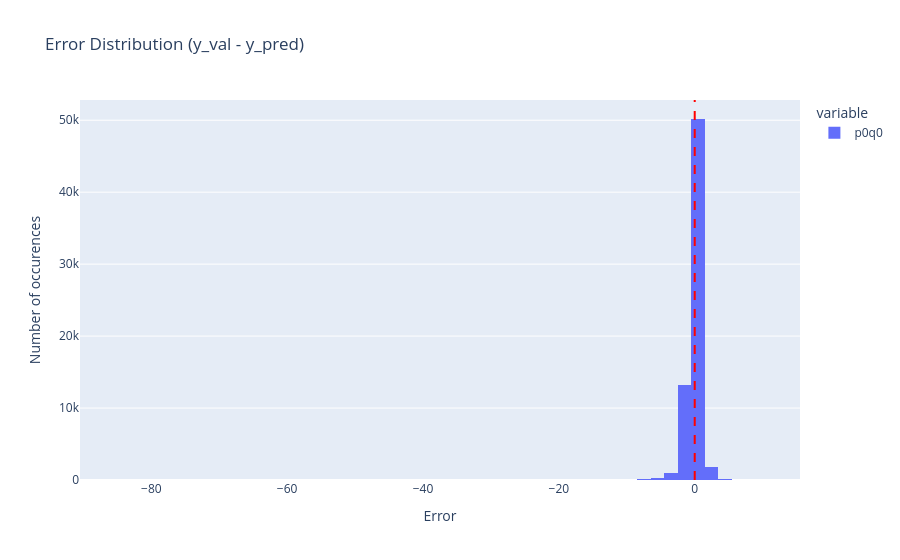
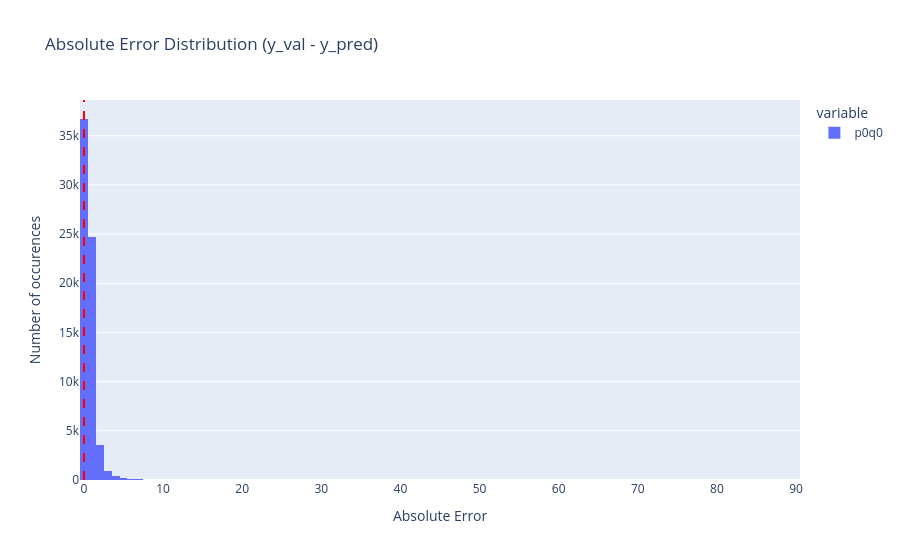

The cell these charts' notebook holds for them, in order:
### Markdown cell above
### Error plots

### Code cell
## Print the distribution of the error ##

errors = y_val - y_pred
fig = px.histogram(errors, nbins=100, title="Error Distribution (y_val - y_pred)")
fig.add_vline(x=0, line_dash="dash", line_color="red")
fig.update_layout(xaxis_title="Error", yaxis_title="Number of occurences")
fig.show()

## Print the distribution of the error in absolute value ##

abs_errors = np.abs(y_val - y_pred)
fig = px.histogram(abs_errors, nbins=100, title="Absolute Error Distribution (y_val - y_pred)")
fig.add_vline(x=0, line_dash="dash", line_color="red")
fig.update_layout(xaxis_title="Absolute Error", yaxis_title="Number of occurences")
fig.show()

### Figure 1 — Plotly figure (JSON) as saved in the notebook; plotly's stock layout.template omitted (floating-point values rounded to 4 significant figures; data arrays with more than 128 entries replaced by an {"elided": "..."} marker saying what was removed)
{"data": [{"bingroup": "x", "hovertemplate": "variable=p0q0<br>value=%{x}<br>count=%{y}<extra></extra>", "legendgroup": "p0q0", "marker": {"color": "#636efa", "pattern": {"shape": ""}}, "name": "p0q0", "nbinsx": 100, "orientation": "v", "showlegend": true, "type": "histogram", "x": {"elided": "66727 float values"}, "xaxis": "x", "yaxis": "y"}], "layout": {"barmode": "relative", "legend": {"title": {"text": "variable"}, "tracegroupgap": 0}, "shapes": [{"line": {"color": "red", "dash": "dash"}, "type": "line", "x0": 0, "x1": 0, "xref": "x", "y0": 0, "y1": 1, "yref": "y domain"}], "title": {"text": "Error Distribution (y_val - y_pred)"}, "xaxis": {"anchor": "y", "domain": [0, 1], "title": {"text": "Error"}}, "yaxis": {"anchor": "x", "domain": [0, 1], "title": {"text": "Number of occurences"}}}}

### Figure 2 — Plotly figure (JSON) as saved in the notebook; plotly's stock layout.template omitted (floating-point values rounded to 4 significant figures; data arrays with more than 128 entries replaced by an {"elided": "..."} marker saying what was removed)
{"data": [{"bingroup": "x", "hovertemplate": "variable=p0q0<br>value=%{x}<br>count=%{y}<extra></extra>", "legendgroup": "p0q0", "marker": {"color": "#636efa", "pattern": {"shape": ""}}, "name": "p0q0", "nbinsx": 100, "orientation": "v", "showlegend": true, "type": "histogram", "x": {"elided": "66727 float values"}, "xaxis": "x", "yaxis": "y"}], "layout": {"barmode": "relative", "legend": {"title": {"text": "variable"}, "tracegroupgap": 0}, "shapes": [{"line": {"color": "red", "dash": "dash"}, "type": "line", "x0": 0, "x1": 0, "xref": "x", "y0": 0, "y1": 1, "yref": "y domain"}], "title": {"text": "Absolute Error Distribution (y_val - y_pred)"}, "xaxis": {"anchor": "y", "domain": [0, 1], "title": {"text": "Absolute Error"}}, "yaxis": {"anchor": "x", "domain": [0, 1], "title": {"text": "Number of occurences"}}}}
